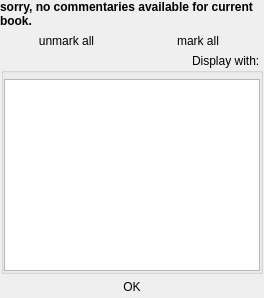
     <widget class="QWidget" name="mixedSelection">
      <layout class="QVBoxLayout" name="verticalLayout_16">
       <property name="spacing">
        <number>1</number>
       </property>
       <property name="margin">
        <number>0</number>
       </property>
       <item>
        <widget class="QLabel" name="noCommemtaries">
         <property name="font">
          <font>
           <weight>75</weight>
           <bold>true</bold>
          </font>
         </property>
         <property name="text">
          <string>sorry, no commentaries available for current book.</string>
         </property>
         <property name="wordWrap">
          <bool>true</bool>
         </property>
        </widget>
       </item>
       <item>
        <widget class="QFrame" name="mixedGroup">
         <property name="frameShape">
          <enum>QFrame::NoFrame</enum>
         </property>
         <property name="frameShadow">
          <enum>QFrame::Raised</enum>
         </property>
         <layout class="QVBoxLayout" name="verticalLayout_18">
          <property name="spacing">
           <number>1</number>
          </property>
          <property name="margin">
           <number>1</number>
          </property>
          <item>
           <layout class="QHBoxLayout" name="horizontalLayout_9">
            <property name="spacing">
             <number>1</number>
            </property>
            <item>
             <widget class="QPushButton" name="unmarkAllBTN">
              <property name="toolTip">
               <string>Remove all books from search</string>
              </property>
              <property name="text">
               <string>unmark all</string>
              </property>
              <property name="icon">
               <iconset resource="Orayta.qrc">
                <normaloff>:/Icons/greyv.png</normaloff>:/Icons/greyv.png</iconset>
              </property>
              <property name="flat">
               <bool>true</bool>
              </property>
             </widget>
            </item>
            <item>
             <widget class="QPushButton" name="markAllBTN">
              <property name="toolTip">
               <string>Add all books to search</string>
              </property>
              <property name="text">
               <string>mark all</string>
              </property>
              <property name="icon">
               <iconset resource="Orayta.qrc">
                <normaloff>:/Icons/greenv.png</normaloff>:/Icons/greenv.png</iconset>
              </property>
              <property name="flat">
               <bool>true</bool>
              </property>
             </widget>
            </item>
           </layout>
          </item>
          <item>
           <widget class="QGroupBox" name="mixedFrame">
            <property name="sizePolicy">
             <sizepolicy hsizetype="Preferred" vsizetype="Expanding">
              <horstretch>0</horstretch>
              <verstretch>0</verstretch>
             </sizepolicy>
            </property>
            <property name="layoutDirection">
             <enum>Qt::RightToLeft</enum>
            </property>
            <property name="title">
             <string>Display with:</string>
            </property>
            <layout class="QVBoxLayout" name="verticalLayout_17">
             <property name="spacing">
              <number>1</number>
             </property>
             <property name="leftMargin">
              <number>0</number>
             </property>
             <property name="topMargin">
              <number>6</number>
             </property>
             <property name="rightMargin">
              <number>0</number>
             </property>
             <property name="bottomMargin">
              <number>0</number>
             </property>
             <item>
              <widget class="QListWidget" name="selectionArea">
               <property name="layoutDirection">
                <enum>Qt::RightToLeft</enum>
               </property>
               <property name="styleSheet">
                <string notr="true">*::indicator { 
 height: 18 px; 
width: 18 px;
}
</string>
               </property>
               <property name="verticalScrollMode">
                <enum>QAbstractItemView::ScrollPerPixel</enum>
               </property>
               <property name="horizontalScrollMode">
                <enum>QAbstractItemView::ScrollPerPixel</enum>
               </property>
              </widget>
             </item>
            </layout>
           </widget>
          </item>
         </layout>
        </widget>
       </item>
       <item>
        <layout class="QHBoxLayout" name="horizontalLayout_14">
         <property name="sizeConstraint">
          <enum>QLayout::SetMaximumSize</enum>
         </property>
         <item>
          <widget class="QPushButton" name="openMixed">
           <property name="text">
            <string>OK</string>
           </property>
           <property name="flat">
            <bool>true</bool>
           </property>
          </widget>
         </item>
        </layout>
       </item>
      </layout>
     </widget>
